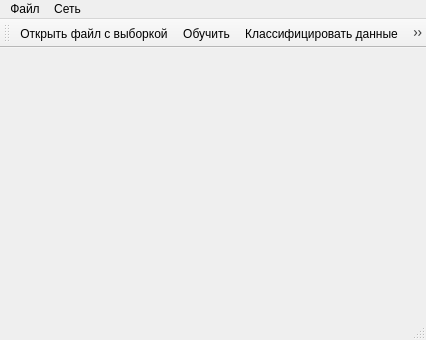
<?xml version="1.0" encoding="UTF-8"?>
<ui version="4.0">
 <class>Classificator</class>
 <widget class="QMainWindow" name="Classificator">
  <property name="geometry">
   <rect>
    <x>0</x>
    <y>0</y>
    <width>426</width>
    <height>340</height>
   </rect>
  </property>
  <property name="windowTitle">
   <string>Classificator</string>
  </property>
  <widget class="QWidget" name="_central_widget">
   <layout class="QGridLayout" name="gridLayout">
    <item row="0" column="0">
     <widget class="QCustomPlot" name="_graph" native="true"/>
    </item>
   </layout>
  </widget>
  <widget class="QMenuBar" name="_menu_bar">
   <property name="geometry">
    <rect>
     <x>0</x>
     <y>0</y>
     <width>426</width>
     <height>20</height>
    </rect>
   </property>
   <widget class="QMenu" name="_file_menu">
    <property name="title">
     <string>Файл</string>
    </property>
    <addaction name="_action_open_sample"/>
    <addaction name="separator"/>
    <addaction name="_action_exit"/>
   </widget>
   <widget class="QMenu" name="_network_menu">
    <property name="title">
     <string>Сеть</string>
    </property>
    <addaction name="_action_teach"/>
    <addaction name="_action_classificate"/>
    <addaction name="_action_add_point"/>
    <addaction name="separator"/>
    <addaction name="_action_color_settings"/>
   </widget>
   <addaction name="_file_menu"/>
   <addaction name="_network_menu"/>
  </widget>
  <widget class="QToolBar" name="_tool_bar">
   <attribute name="toolBarArea">
    <enum>TopToolBarArea</enum>
   </attribute>
   <attribute name="toolBarBreak">
    <bool>false</bool>
   </attribute>
   <addaction name="_action_open_sample"/>
   <addaction name="_action_teach"/>
   <addaction name="_action_classificate"/>
   <addaction name="_action_add_point"/>
   <addaction name="_action_color_settings"/>
  </widget>
  <widget class="QStatusBar" name="_status_bar"/>
  <action name="_action_open_sample">
   <property name="icon">
    <iconset resource="res/resource.qrc">
     <normaloff>:/open.png</normaloff>:/open.png</iconset>
   </property>
   <property name="text">
    <string>Открыть файл с выборкой</string>
   </property>
  </action>
  <action name="_action_exit">
   <property name="icon">
    <iconset resource="res/resource.qrc">
     <normaloff>:/exit.png</normaloff>:/exit.png</iconset>
   </property>
   <property name="text">
    <string>Выход</string>
   </property>
  </action>
  <action name="_action_teach">
   <property name="icon">
    <iconset resource="res/resource.qrc">
     <normaloff>:/teach.png</normaloff>:/teach.png</iconset>
   </property>
   <property name="text">
    <string>Обучить</string>
   </property>
  </action>
  <action name="_action_classificate">
   <property name="icon">
    <iconset resource="res/resource.qrc">
     <normaloff>:/classificate.png</normaloff>:/classificate.png</iconset>
   </property>
   <property name="text">
    <string>Классифицировать данные</string>
   </property>
  </action>
  <action name="_action_add_point">
   <property name="icon">
    <iconset resource="res/resource.qrc">
     <normaloff>:/point.png</normaloff>:/point.png</iconset>
   </property>
   <property name="text">
    <string>Добавить точку</string>
   </property>
  </action>
  <action name="_action_color_settings">
   <property name="icon">
    <iconset resource="res/resource.qrc">
     <normaloff>:/kservices.png</normaloff>:/kservices.png</iconset>
   </property>
   <property name="text">
    <string>Настройки цвета классов</string>
   </property>
  </action>
 </widget>
 <layoutdefault spacing="6" margin="11"/>
 <customwidgets>
  <customwidget>
   <class>QCustomPlot</class>
   <extends>QWidget</extends>
   <header>qcustomplot.h</header>
   <container>1</container>
  </customwidget>
 </customwidgets>
 <resources>
  <include location="res/resource.qrc"/>
 </resources>
 <connections>
  <connection>
   <sender>_action_exit</sender>
   <signal>triggered()</signal>
   <receiver>Classificator</receiver>
   <slot>close()</slot>
   <hints>
    <hint type="sourcelabel">
     <x>-1</x>
     <y>-1</y>
    </hint>
    <hint type="destinationlabel">
     <x>259</x>
     <y>192</y>
    </hint>
   </hints>
  </connection>
 </connections>
</ui>
